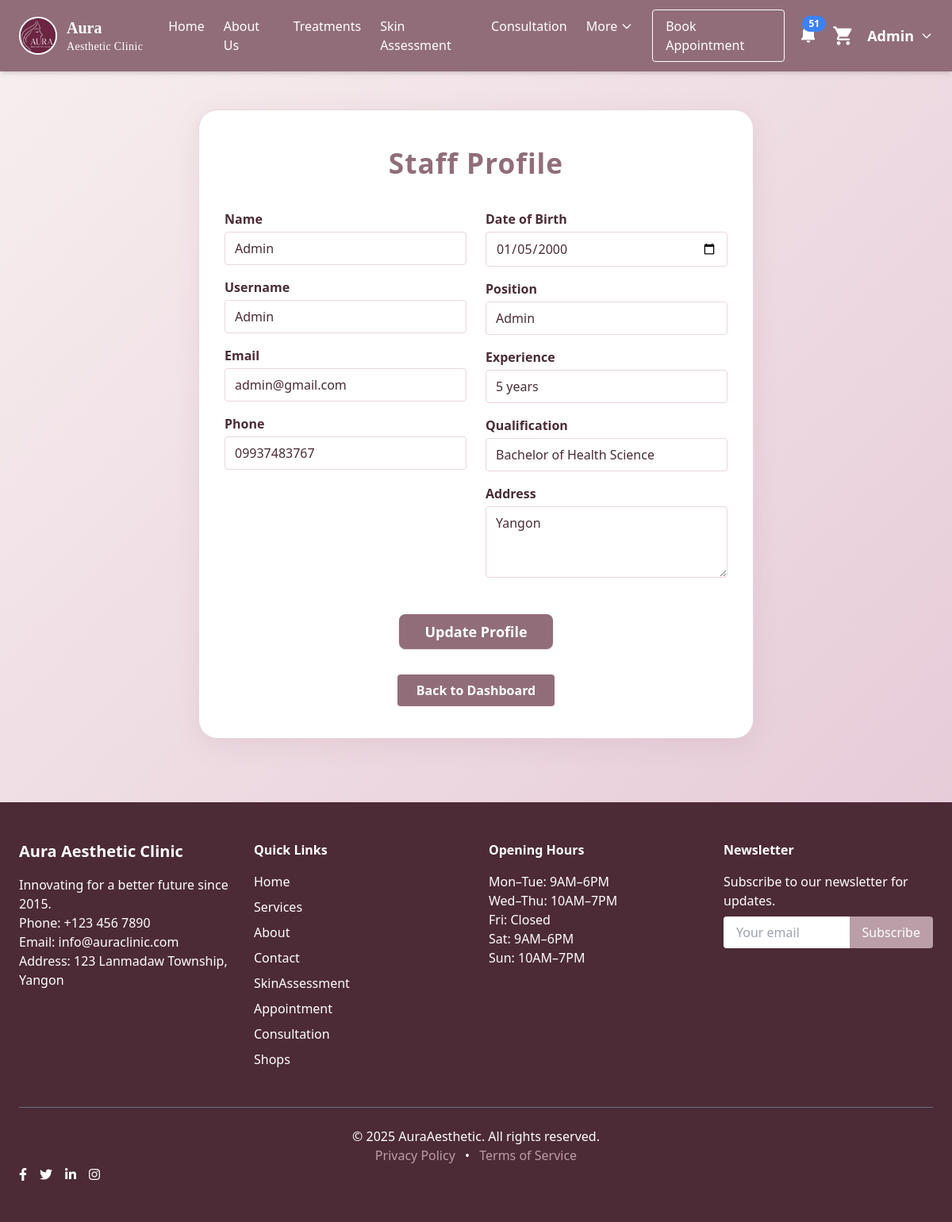
/staffprofile.php (signed in), run on the app's committed database.
### tables this page shows
CREATE TABLE `staffregister` (
  `StaffID` int(11) NOT NULL,
  `Name` varchar(50) NOT NULL,
  `ProfileImage` varchar(255) NOT NULL,
  `UserName` varchar(50) NOT NULL,
  `Email` varchar(50) NOT NULL,
  `Password` varchar(255) NOT NULL,
  `PhoneNumber` varchar(50) NOT NULL,
  `DateOfBirth` date NOT NULL,
  `Position` varchar(50) NOT NULL,
  `Experience` varchar(100) NOT NULL,
  `Qualification` varchar(100) NOT NULL,
  `Address` varchar(50) NOT NULL
);

### staffprofile.php (the view, shortened to what this page needs)
<?php
include('connect.php');
include 'header.php';
$staffID = $_SESSION['sid'];
$query = "SELECT Name, UserName, Email, PhoneNumber, DateOfBirth, Position, Experience, Qualification, Address FROM staffregister WHERE StaffID = '" . mysqli_real_escape_string($connect, $staffID) . "' LIMIT 1";
$result = mysqli_query($connect, $query);
$staff = mysqli_fetch_assoc($result);
?>
<body style="background: linear-gradient(135deg, #f7efef 0%, #e3c3d3 100%); min-height: 100vh; font-family: 'Segoe UI', sans-serif; color: #4A2C35;">
    <?php include 'navbar.php'; ?>
    <div style="max-width: 700px; margin: 3rem auto 5rem auto; background: #fff; border-radius: 1.5rem; box-shadow: 0 8px 32px rgba(145,109,122,0.12); border: 1px solid #EBD5DC; padding: 2.5rem 2rem;">
        <h1 style="font-size: 2.2rem; font-weight: bold; color: #916D7A; text-align: center; margin-bottom: 2rem; letter-spacing: 1px;">Staff Profile</h1>
        <?php if ($staff): ?>
            <form method="POST" autocomplete="off">
                <div style="display: grid; grid-template-columns: 1fr 1fr; gap: 1.5rem;">
                    <div>
                        <label class="block mb-1 font-semibold" for="name">Name</label>
                        <input type="text" id="name" name="name" value="<?= htmlspecialchars($staff['Name']) ?>" class="w-full px-3 py-2 rounded border border-[#EBD5DC] focus:outline-none focus:ring-2 focus:ring-[#916D7A]" required>
                        <label class="block mt-4 mb-1 font-semibold" for="username">Username</label>
                        <input type="text" id="username" name="username" value="<?= htmlspecialchars($staff['UserName']) ?>" class="w-full px-3 py-2 rounded border border-[#EBD5DC] focus:outline-none focus:ring-2 focus:ring-[#916D7A]" required>
                        <label class="block mt-4 mb-1 font-semibold" for="email">Email</label>
                        <input type="email" id="email" name="email" value="<?= htmlspecialchars($staff['Email']) ?>" class="w-full px-3 py-2 rounded border border-[#EBD5DC] focus:outline-none focus:ring-2 focus:ring-[#916D7A]" required>
                        <label class="block mt-4 mb-1 font-semibold" for="phone">Phone</label>
                        <input type="text" id="phone" name="phone" value="<?= htmlspecialchars($staff['PhoneNumber']) ?>" class="w-full px-3 py-2 rounded border border-[#EBD5DC] focus:outline-none focus:ring-2 focus:ring-[#916D7A]" required>
                    </div>
                    <div>
                        <label class="block mb-1 font-semibold" for="dob">Date of Birth</label>
                        <input type="date" id="dob" name="dob" value="<?= htmlspecialchars($staff['DateOfBirth']) ?>" class="w-full px-3 py-2 rounded border border-[#EBD5DC] focus:outline-none focus:ring-2 focus:ring-[#916D7A]" required>
                        <label class="block mt-4 mb-1 font-semibold" for="position">Position</label>
                        <input type="text" id="position" name="position" value="<?= htmlspecialchars($staff['Position']) ?>" class="w-full px-3 py-2 rounded border border-[#EBD5DC] focus:outline-none focus:ring-2 focus:ring-[#916D7A]" required>
                        <label class="block mt-4 mb-1 font-semibold" for="experience">Experience</label>
                        <input type="text" id="experience" name="experience" value="<?= htmlspecialchars($staff['Experience']) ?>" class="w-full px-3 py-2 rounded border border-[#EBD5DC] focus:outline-none focus:ring-2 focus:ring-[#916D7A]" required>
                        <label class="block mt-4 mb-1 font-semibold" for="qualification">Qualification</label>
                        <input type="text" id="qualification" name="qualification" value="<?= htmlspecialchars($staff['Qualification']) ?>" class="w-full px-3 py-2 rounded border border-[#EBD5DC] focus:outline-none focus:ring-2 focus:ring-[#916D7A]" required>
                        <label class="block mt-4 mb-1 font-semibold" for="address">Address</label>
                        <textarea id="address" name="address" rows="3" class="w-full px-3 py-2 rounded border border-[#EBD5DC] focus:outline-none focus:ring-2 focus:ring-[#916D7A]" required><?= htmlspecialchars($staff['Address']) ?></textarea>
                    </div>
                </div>
                <div style="text-align: center; margin-top: 2.5rem;">
                    <button type="submit" name="update_profile" class="px-8 py-2 bg-[#916D7A] text-white rounded-lg shadow hover:bg-[#7e5a68] transition font-semibold text-lg">Update Profile</button>
                </div>
            </form>
            <div style="text-align: center; margin-top: 2rem;">
                <a href="staffdashboard.php" class="inline-block px-6 py-2 bg-[#916D7A] text-white rounded hover:bg-[#7e5a68] transition font-semibold">Back to Dashboard</a>
            </div>
        <?php else: ?>
            <p style="text-align: center; color: #e53e3e;">Profile not found.</p>
        <?php endif; ?>
    </div>
    <?php include 'footer.php'; ?>
</body>
</html>

### style.css (style rules this page uses)
body { background-color: pink; }

### data on the page
staffregister: name "Admin", username "Admin", email "admin@gmail.com", phone "09937483767", dob "01/05/2000", position "Admin", experience "5 years", qualification "Bachelor of Health Science", address "Yangon"

### other printed values
$staffNotiCount "51"
$staffName "Admin"
